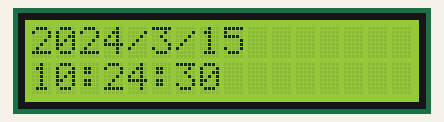
Recording of a sketch running on a simulated Arduino Uno, built with avr-gcc and run on an emulated ATmega328P. On the bench: 16×2 character LCD. The local clock reads 2024-03-15 10:24:30 at power-on unless the sketch sets it; what the sketch prints to the serial monitor is not drawn.

Above: at 0.1 s.
At 4.1 s:
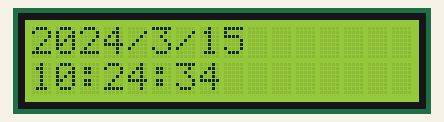
At 9.2 s:
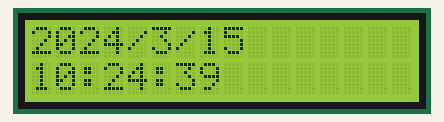
At 19.2 s:
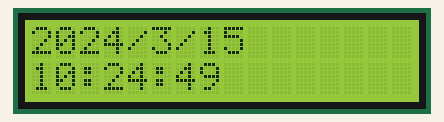
At 28.3 s:
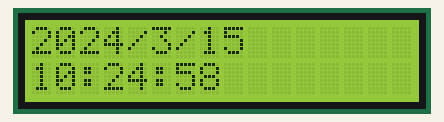
At 38.3 s:
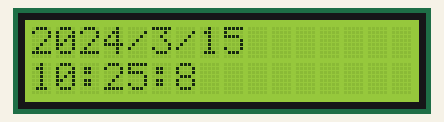

The sketch:

ic_rtc_ds1307.ino
```cpp
// Date and time functions using a DS1307 RTC connected via I2C and Wire lib

#include <Wire.h>
#include "RTClib.h"


#include <LiquidCrystal.h>

const int rs = 12, en = 11, d4 = 5, d5 = 4, d6 = 3, d7 = 2;
LiquidCrystal lcd(rs, en, d4, d5, d6, d7);


DS1307 rtc;

void setup () {
  Serial.begin(57600);
    lcd.begin(16, 2);
#ifdef AVR
  Wire.begin();
#else
  Wire1.begin(); // Shield I2C pins connect to alt I2C bus on Arduino Due
#endif
  rtc.begin();

  if (! rtc.isrunning()) {
    Serial.println("RTC is NOT running!");
    // following line sets the RTC to the date & time this sketch was compiled
    rtc.adjust(DateTime(__DATE__, __TIME__));
  }
}

void loop () {
    DateTime now = rtc.now();

    Serial.print(now.year(), DEC);
    Serial.print('/');
    Serial.print(now.month(), DEC);
    Serial.print('/');
    Serial.print(now.day(), DEC);
    Serial.print(' ');
    Serial.print(now.hour(), DEC);
    Serial.print(':');
    Serial.print(now.minute(), DEC);
    Serial.print(':');
    Serial.print(now.second(), DEC);
    Serial.println();

     lcd.setCursor(0, 0);
    lcd.print(now.year(), DEC);
    lcd.print('/');
    lcd.print(now.month(), DEC);
    lcd.print('/');
    lcd.print(now.day(), DEC);
    lcd.print(' ');
     lcd.setCursor(0, 1);
    lcd.print(now.hour(), DEC);
    lcd.print(':');
    lcd.print(now.minute(), DEC);
    lcd.print(':');
    lcd.print(now.second(), DEC);
  lcd.print(" ");

    delay(1000);
}
```

Measured:
- what the display in image 1 shows lasts 1.0 s, from 4.1 s to 5.1 s
